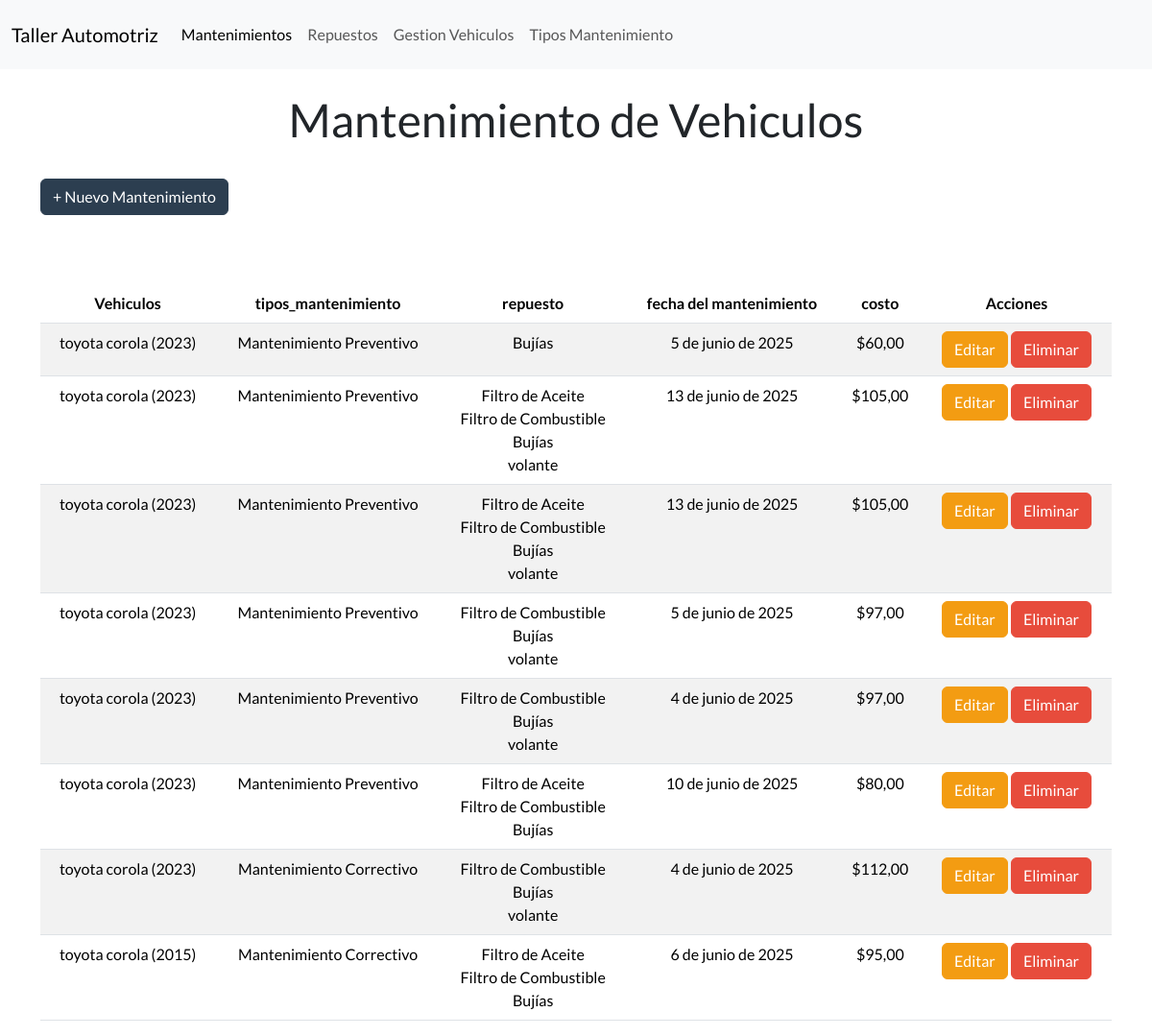
The page /mantenimientos/ on the database as committed earlier.
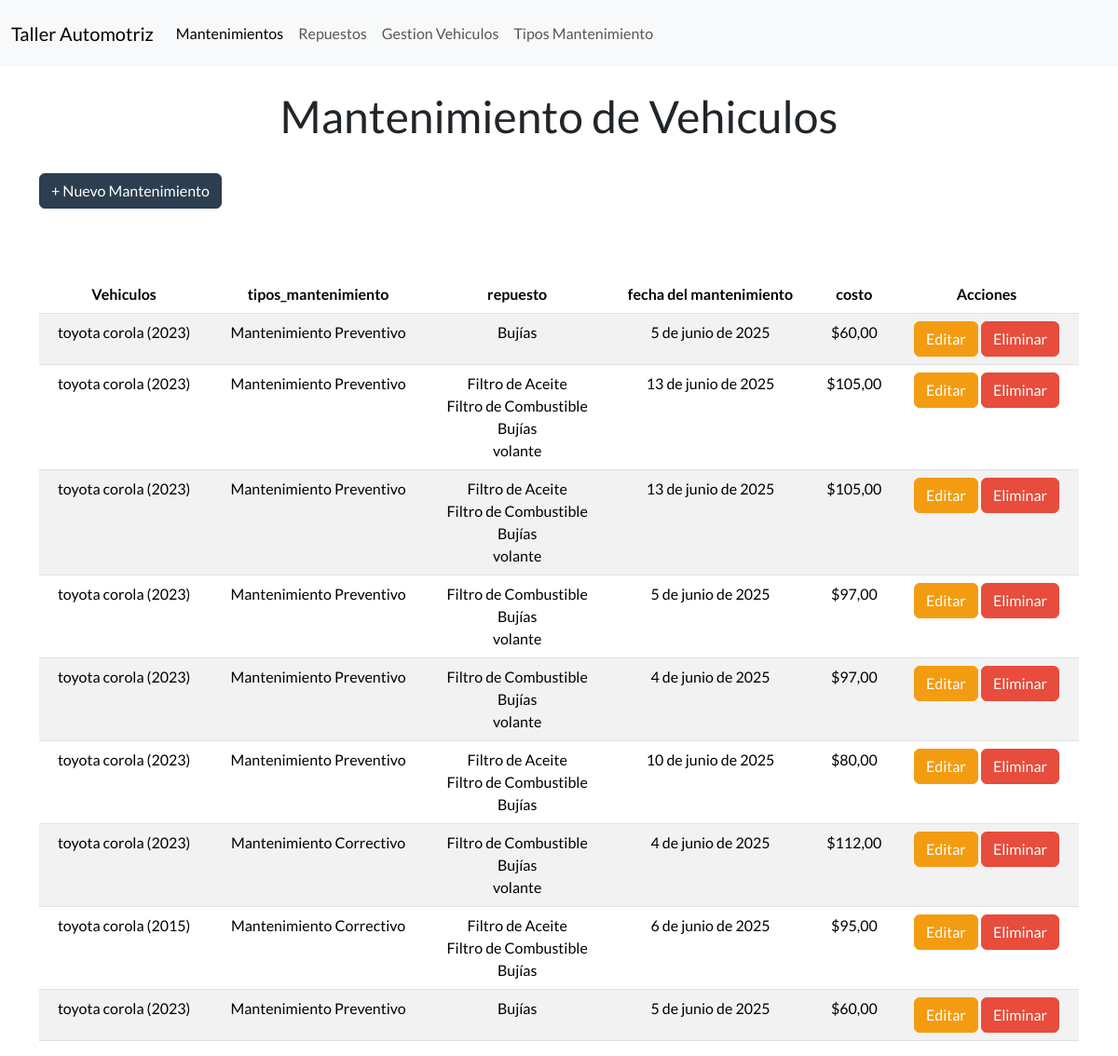
The same page on the database as committed later.
### Aplicaciones/Taller/models.py (models this page shows, shortened)
class Mantenimiento(models.Model):
    id_mantenimientov = models.AutoField(primary_key=True)  # ~ Campo de clave primaria autoincremental
    vehiculo = models.ForeignKey(Vehiculo, on_delete=models.CASCADE, related_name='mantenimientos')  # * Relación con el modelo Vehiculo
    tipo_mantenimiento = models.ForeignKey(TipoMantenimiento, on_delete=models.CASCADE, related_name='mantenimientos')  # * Relación con el modelo TipoMantenimiento
    Repuestos = models.ManyToManyField(Repuesto, blank=True, related_name='mantenimientos')  # * Relación con el modelo Repuesto, permitiendo múltiples repuestos por mantenimiento
    fecha_mantenimiento = models.DateField()  # * Fecha del mantenimiento
    precioTotal = models.DecimalField(max_digits=10, decimal_places=2, default=0)  # * Precio total del mantenimiento

class Vehiculo(models.Model): # * Modelo para representar un vehículo
    id = models.AutoField(primary_key=True)  # ~ Campo autoincremental
    placa_vehiculo = models.CharField(max_length=9, unique=True, blank=True)  #~ Visible al usuario
    nombre_propietario = models.CharField(max_length=100)
    marca = models.CharField(max_length=50)
    modelo = models.CharField(max_length=50)
    anio = models.PositiveIntegerField() # ~ tipo de dato para años (enteros positivos)
    def __str__(self): # * Método para representar el objeto como una cadena
        return f"{self.marca} {self.modelo} ({self.anio})" # ~ Devuelve una representación del vehículo como cadena

class TipoMantenimiento(models.Model):
    id_mantenimiento = models.AutoField(primary_key=True)  # ~ Campo de clave primaria autoincremental
    nombre_mantenimiento = models.CharField(max_length=100, unique=True)  # * Nombre del tipo de mantenimiento sea único
    precio_mantenimiento = models.DecimalField(max_digits=10, decimal_places=2)  # * Precio del mantenimiento
    def __str__(self):
        return self.nombre_mantenimiento  # ~ Devuelve el nombre del tipo de mantenimiento como representación en cadena

class Repuesto(models.Model): # * Modelo para representar un repuesto
    id_repuesto = models.AutoField(primary_key=True) # ~ Campo de clave primaria autoincremental
    nombre_repuesto = models.CharField(max_length=100)
    descripcion = models.TextField()
    precio = models.DecimalField(max_digits=10, decimal_places=2)
    cantidad_disponible = models.PositiveIntegerField() # ~ tipo de dato para cantidades enteras positivas

### Aplicaciones/Taller/views.py (the view)
# urls.py: path('mantenimientos/', views.mantenimientos, name="mantenimientos"),  # * Mapea la URL 'mantenimientos/' a la vista mantenimientos
def mantenimientos(request):
    mantenimientosdbb = Mantenimiento.objects.all()
    vehiculos = Vehiculo.objects.all()
    tipos_mantenimiento = TipoMantenimiento.objects.all()
    repuestos = Repuesto.objects.all()
    return render(request, 'mantenimientos.html', {
        'mantenimientos': mantenimientosdbb,
        'vehiculos': vehiculos,
        'tipos_mantenimiento': tipos_mantenimiento,
        'repuestos': repuestos
    })

### Aplicaciones/Taller/templates/mantenimientos.html (shortened to what this page needs)
{% extends 'plantilla.html' %} {% load static %}
{% block content %}
    <div class="container">
        <h1 class="text-center mt-4">Mantenimiento de Vehiculos</h1>
        <button type="button" class="btn btn-primary mt-4 mb-4" data-bs-toggle="modal" data-bs-target="#exampleModal">
            + Nuevo Mantenimiento
        </button>
        <br>
        {% if mantenimientos %}
        <div class="table-responsive" mt-4>
            {% if mantenimientos %}
            <table class="table table-striped table-hover text-center mt-5" id="tabla-repuestos">
                <thead>
                    <tr>
                        <th>Vehiculos</th>
                        <th>tipos_mantenimiento</th>
                        <th>repuesto</th>
                        <th>fecha del mantenimiento</th>
                        <th>costo</th>
                        <th>Acciones</th>
                    </tr>
                </thead>
                <tbody>
                    {% for mantenimiento in mantenimientos %}
                    <tr>
                        <td>{{ mantenimiento.vehiculo }}</td>
                        <td>{{ mantenimiento.tipo_mantenimiento }}</td>
                        <td>
                            {% for repuesto in mantenimiento.Repuestos.all %}
                                {{ repuesto.nombre_repuesto }}<br>
                            {% endfor %}
                        </td>
                        <td>{{ mantenimiento.fecha_mantenimiento }}</td>
                        <td>${{ mantenimiento.precioTotal }}</td>
                        <td>
                            <a href="{% url 'editar_mantenimiento' mantenimiento.id_mantenimientov %}" class="btn btn-warning">Editar</a>
                            <a href="Javascript:void(0)" class="btn btn-danger" onclick="eliminarFila('{% url 'eliminar_mantenimiento' mantenimiento.id_mantenimientov %}', 'Mantenimientos')">Eliminar</a>
                        </td>
                    </tr>
                    {% endfor %}
                </tbody>
            </table>
            {% else %}
            <div class="alert alert-info text-center mt-4" role="alert">
                No hay mantenimientos disponibles en este momento.
            </div>
            {% endif %}
    {% else %}
        <div class="alert alert-warning text-center mt-4" role="alert">
            No se encontraron mantenimientos.
        </div>
    {% endif %}
</div>
{% endblock content %}

Rows that differ between the two databases and show on the page:
added Mantenimiento: vehiculo "toyota corola (2023)", tipo_mantenimiento "Mantenimiento Preventivo", fecha_mantenimiento "5 de junio de 2025", precioTotal "60,00", Repuesto (nombre_repuesto "Bujías")
